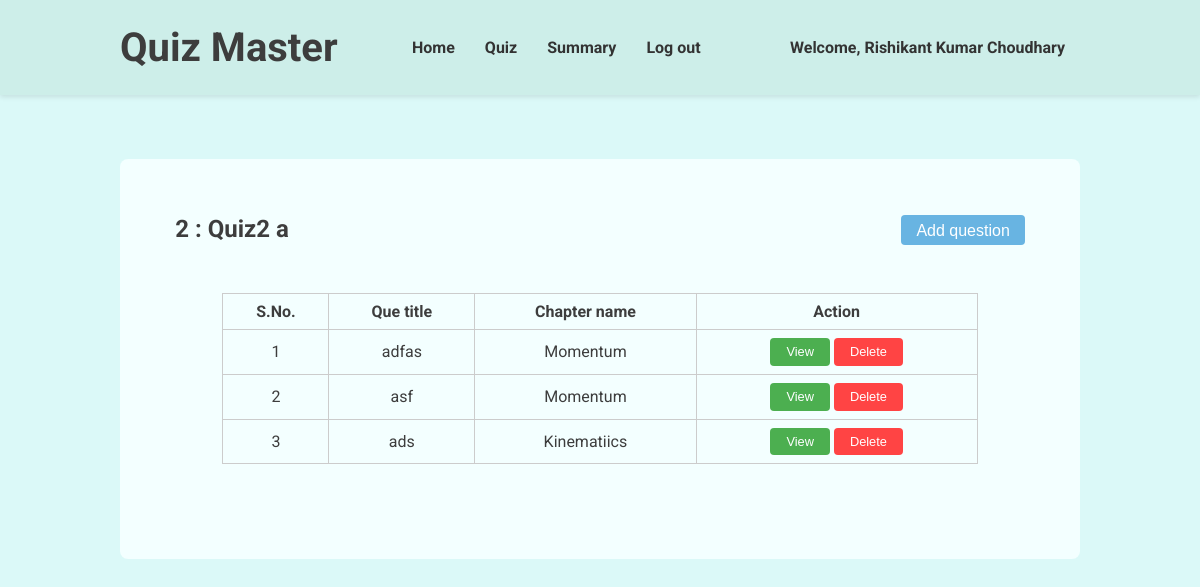
Page /view-quiz/2 (signed in) on the earlier database version.
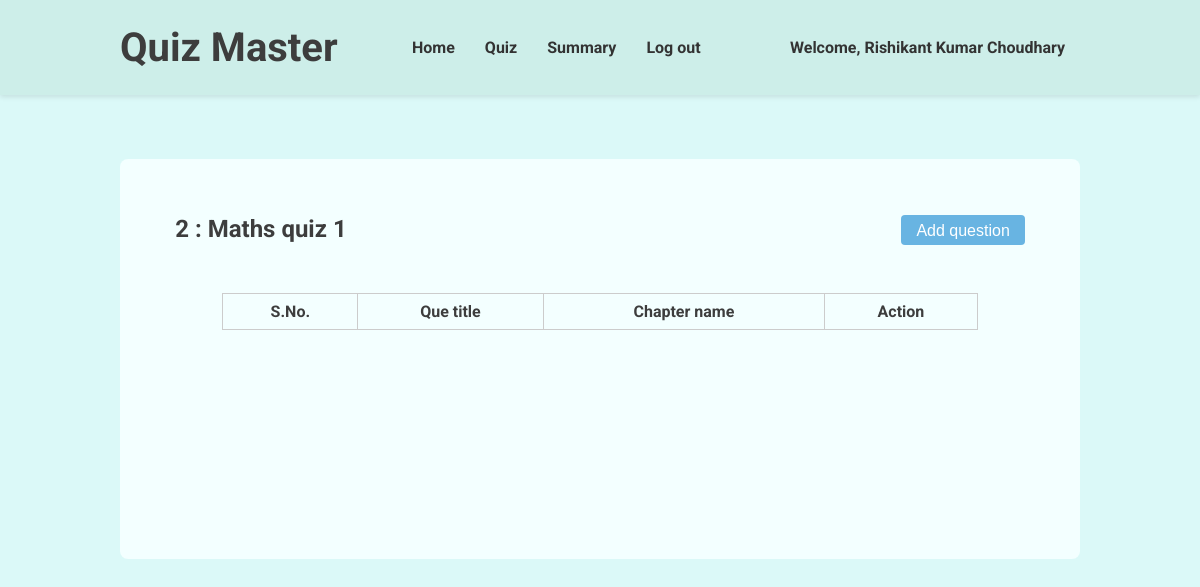
Same page on the later database version.
### models.py (models this page shows)
class Quizzes(db.Model):
    __tablename__ = 'quizzes'
    quizid = db.Column(db.Integer, primary_key=True)
    quizname = db.Column(db.String(80), unique=False, nullable=False)
    subjectid = db.Column(db.Integer, db.ForeignKey('subjects.subjectid'), nullable=False)
    duration = db.Column(db.Integer, nullable=False)
    quizdate = db.Column(db.Date, nullable=False)
    questions = db.relationship('Questions', backref='quiz', lazy=True)

class Questions(db.Model):
    __tablename__ = 'questions'
    questionid = db.Column(db.Integer, primary_key=True)
    quizid = db.Column(db.Integer, db.ForeignKey('quizzes.quizid'), nullable=False)
    chapterid = db.Column(db.Integer, db.ForeignKey('chapters.chapterid'), nullable=False)
    title = db.Column(db.String(80), nullable=False)
    statement = db.Column(db.String(512), nullable=False)
    option1 = db.Column(db.String(80), nullable=False)
    option2 = db.Column(db.String(80), nullable=False)
    option3 = db.Column(db.String(80), nullable=False)
    option4 = db.Column(db.String(80), nullable=False)
    ans = db.Column(db.Integer, nullable=False)

class Chapters(db.Model):
    __tablename__ = 'chapters'
    chapterid = db.Column(db.Integer, primary_key=True)
    subjectid = db.Column(db.Integer, db.ForeignKey('subjects.subjectid'), nullable=False)
    chaptername = db.Column(db.String(80), unique=False, nullable=False)
    chapterdesc = db.Column(db.String(512), nullable=False)
    questions = db.relationship('Questions', backref='chapter', lazy=True)

### routes.py (the view, shortened to what this page needs)
@app.route('/view-quiz/<int:quiz_id>', methods=['GET', 'POST'])
@login_required
def view_quiz(quiz_id):
    return render_template('view-quiz.html', user = current_user, quiz = Quizzes.query.get(quiz_id), questions = Questions.query.filter_by(quizid=quiz_id).all(), chapters = Chapters.query.filter_by(subjectid=Quizzes.query.get(quiz_id).subjectid).all())

### app.py (called while the page is built)
@login_manager.user_loader
def load_user(userid):
    return models.User.query.get(int(userid))

### templates/view-quiz.html (shortened to what this page needs)
{% extends "base.html" %} {% block title %}View Quiz | Quiz Master{% endblock %}
{% block stylesheet %}
<link rel="stylesheet" href="{{ url_for('static', filename='navbar.css') }}" />
{% endblock %} {% block navbar %}
<header>
  <div class="header-container">
    <h1>Quiz Master</h1>
    <nav>
      <ul>
        <li>
          <a href="/admin-dashboard">Home</a>
        </li>
        <li>
          <a href="/admin-quiz">Quiz</a>
        </li>
        <li>
          <a href="/admin-summary">Summary</a>
        </li>
        <li>
          <a href="/logout">Log out</a>
        </li>
      </ul>
    </nav>
    <a href="/profile">Welcome, {{ user.fullname}}</a>
  </div>
</header>
{% endblock %} {% block content %}
<main>
  <div class="sub-header">
    <h2>{{ quiz.quizid }} : {{ quiz.quizname }}</h2>
    <button id="add-question-btn">Add question</button>
  </div>
  <table>
    <thead>
      <tr>
        <th>S.No.</th>
        <th>Que title</th>
        <th>Chapter name</th>
        <th>Action</th>
      </tr>
    </thead>
    <tbody>
      {% for question in questions %}
      <tr>
        <td>{{ loop.index }}</td>
        <td>{{ question.title }}</td>
        {% for chapter in chapters %} {% if chapter.chapterid ==
        question.chapterid %}
        <td>{{ chapter.chaptername }}</td>
        {% endif %} {% endfor %}
        <td>
          <button
            class="view-btn"
            onclick="viewQuestion({{ question.questionid }})"
          >
            View
          </button>
          <button
            class="delete-btn"
            onclick="deleteQuestion({{ question.questionid }})"
          >
            Delete
          </button>
        </td>
      </tr>
      {% endfor %}
    </tbody>
  </table>
</main>
{% endblock %}

Differences in the rows shown:
removed Questions: title "adfas"
no longer on this page (row edited): Chapters: chaptername "Momentum"
removed Questions: title "asf"
removed Questions: title "ads"
no longer on this page (row edited): Chapters: chaptername "Kinematiics", shown under "ads"
changed Quizzes id 2: quizname "Quiz2 a" → "Maths quiz 1"
